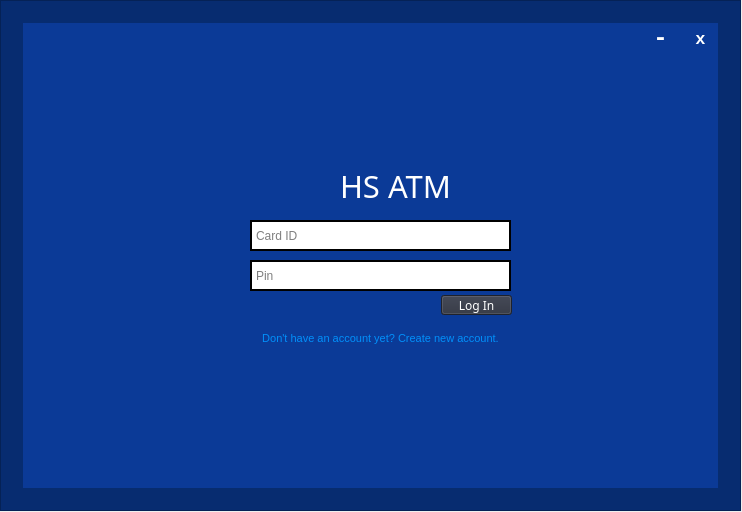
<?xml version="1.0" encoding="UTF-8"?>
<ui version="4.0">
 <class>Login</class>
 <widget class="QMainWindow" name="Login">
  <property name="geometry">
   <rect>
    <x>0</x>
    <y>0</y>
    <width>742</width>
    <height>512</height>
   </rect>
  </property>
  <property name="windowTitle">
   <string>HS ATM Login</string>
  </property>
  <property name="windowIcon">
   <iconset>
    <normaloff>pictures/credit-card.png</normaloff>pictures/credit-card.png</iconset>
  </property>
  <widget class="QWidget" name="centralwidget">
   <widget class="QFrame" name="frame_2">
    <property name="geometry">
     <rect>
      <x>0</x>
      <y>0</y>
      <width>741</width>
      <height>511</height>
     </rect>
    </property>
    <property name="styleSheet">
     <string notr="true">background-color:rgb(7, 44, 112)</string>
    </property>
    <property name="frameShape">
     <enum>QFrame::StyledPanel</enum>
    </property>
    <property name="frameShadow">
     <enum>QFrame::Raised</enum>
    </property>
    <widget class="QFrame" name="frame">
     <property name="geometry">
      <rect>
       <x>20</x>
       <y>20</y>
       <width>701</width>
       <height>471</height>
      </rect>
     </property>
     <property name="styleSheet">
      <string notr="true">QFrame{background-color:rgb(11, 58, 151);border: 3px solid rgb(7, 44, 112)}</string>
     </property>
     <property name="frameShape">
      <enum>QFrame::StyledPanel</enum>
     </property>
     <property name="frameShadow">
      <enum>QFrame::Raised</enum>
     </property>
     <widget class="QPushButton" name="btnminimize">
      <property name="geometry">
       <rect>
        <x>620</x>
        <y>0</y>
        <width>41</width>
        <height>38</height>
       </rect>
      </property>
      <property name="font">
       <font>
        <family>Lucida Console</family>
        <pointsize>18</pointsize>
        <weight>75</weight>
        <bold>true</bold>
       </font>
      </property>
      <property name="styleSheet">
       <string notr="true">background:none;border-radius: 16px;color:white</string>
      </property>
      <property name="text">
       <string>-</string>
      </property>
      <property name="flat">
       <bool>true</bool>
      </property>
     </widget>
     <widget class="QPushButton" name="btnexit">
      <property name="geometry">
       <rect>
        <x>660</x>
        <y>0</y>
        <width>41</width>
        <height>38</height>
       </rect>
      </property>
      <property name="font">
       <font>
        <family>Lucida Console</family>
        <pointsize>13</pointsize>
        <weight>75</weight>
        <bold>true</bold>
       </font>
      </property>
      <property name="styleSheet">
       <string notr="true">background:none;border-radius: 16px;color:white</string>
      </property>
      <property name="text">
       <string>x</string>
      </property>
      <property name="flat">
       <bool>true</bool>
      </property>
     </widget>
     <widget class="QLabel" name="label">
      <property name="geometry">
       <rect>
        <x>320</x>
        <y>140</y>
        <width>171</width>
        <height>51</height>
       </rect>
      </property>
      <property name="font">
       <font>
        <family>Arial Black</family>
        <pointsize>23</pointsize>
        <weight>50</weight>
        <bold>false</bold>
       </font>
      </property>
      <property name="styleSheet">
       <string notr="true">border:none;color:white</string>
      </property>
      <property name="text">
       <string>HS ATM</string>
      </property>
     </widget>
     <widget class="QLabel" name="label_7">
      <property name="geometry">
       <rect>
        <x>260</x>
        <y>140</y>
        <width>51</width>
        <height>51</height>
       </rect>
      </property>
      <property name="font">
       <font>
        <family>Arial Black</family>
        <pointsize>20</pointsize>
        <weight>50</weight>
        <bold>false</bold>
       </font>
      </property>
      <property name="styleSheet">
       <string notr="true">border:none;color:white</string>
      </property>
      <property name="text">
       <string/>
      </property>
      <property name="pixmap">
       <pixmap>pictures/credit-card.png</pixmap>
      </property>
      <property name="scaledContents">
       <bool>true</bool>
      </property>
     </widget>
     <widget class="QLabel" name="label_ID">
      <property name="geometry">
       <rect>
        <x>20</x>
        <y>290</y>
        <width>55</width>
        <height>16</height>
       </rect>
      </property>
      <property name="styleSheet">
       <string notr="true">background-color:rgb(11, 58, 151);color::rgb(11, 58, 151);border:none;</string>
      </property>
      <property name="text">
       <string/>
      </property>
     </widget>
     <widget class="QLineEdit" name="lineEdit_CardID">
      <property name="geometry">
       <rect>
        <x>230</x>
        <y>200</y>
        <width>261</width>
        <height>31</height>
       </rect>
      </property>
      <property name="styleSheet">
       <string notr="true">border:2px solid black;background-color:white;color:black;padding:2px</string>
      </property>
      <property name="text">
       <string/>
      </property>
      <property name="placeholderText">
       <string>Card ID</string>
      </property>
     </widget>
     <widget class="QLineEdit" name="lineEdit_Pin">
      <property name="geometry">
       <rect>
        <x>230</x>
        <y>240</y>
        <width>261</width>
        <height>31</height>
       </rect>
      </property>
      <property name="styleSheet">
       <string notr="true">border:2px solid black;background-color:white;color:black;padding:2px</string>
      </property>
      <property name="text">
       <string/>
      </property>
      <property name="echoMode">
       <enum>QLineEdit::Password</enum>
      </property>
      <property name="placeholderText">
       <string>Pin</string>
      </property>
     </widget>
     <widget class="QPushButton" name="btn_GoCreateAccount">
      <property name="geometry">
       <rect>
        <x>230</x>
        <y>310</y>
        <width>261</width>
        <height>16</height>
       </rect>
      </property>
      <property name="font">
       <font>
        <pointsize>8</pointsize>
       </font>
      </property>
      <property name="styleSheet">
       <string notr="true">background-color:rgb(11, 58, 151);color:rgb(1, 143, 250)</string>
      </property>
      <property name="text">
       <string>Don't have an account yet? Create new account.</string>
      </property>
      <property name="flat">
       <bool>true</bool>
      </property>
     </widget>
     <widget class="QPushButton" name="btn_Login">
      <property name="geometry">
       <rect>
        <x>421</x>
        <y>275</y>
        <width>71</width>
        <height>20</height>
       </rect>
      </property>
      <property name="font">
       <font>
        <family>Arial Black</family>
       </font>
      </property>
      <property name="styleSheet">
       <string notr="true">background-color:rgb(44, 48, 61);color:white</string>
      </property>
      <property name="text">
       <string>Log In</string>
      </property>
     </widget>
     <widget class="QPushButton" name="passwordHideShow">
      <property name="geometry">
       <rect>
        <x>461</x>
        <y>242</y>
        <width>27</width>
        <height>27</height>
       </rect>
      </property>
      <property name="font">
       <font>
        <weight>50</weight>
        <bold>false</bold>
       </font>
      </property>
      <property name="styleSheet">
       <string notr="true">background:none;color:black;</string>
      </property>
      <property name="text">
       <string/>
      </property>
      <property name="icon">
       <iconset>
        <normaloff>pictures/hidepw.png</normaloff>pictures/hidepw.png</iconset>
      </property>
      <property name="iconSize">
       <size>
        <width>21</width>
        <height>21</height>
       </size>
      </property>
      <property name="checkable">
       <bool>true</bool>
      </property>
      <property name="flat">
       <bool>true</bool>
      </property>
     </widget>
    </widget>
   </widget>
  </widget>
 </widget>
 <resources/>
 <connections/>
</ui>
